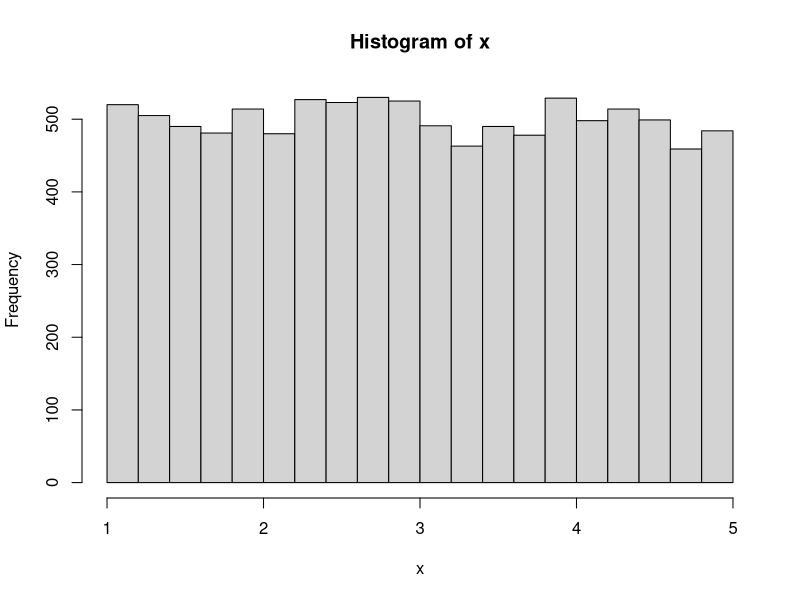
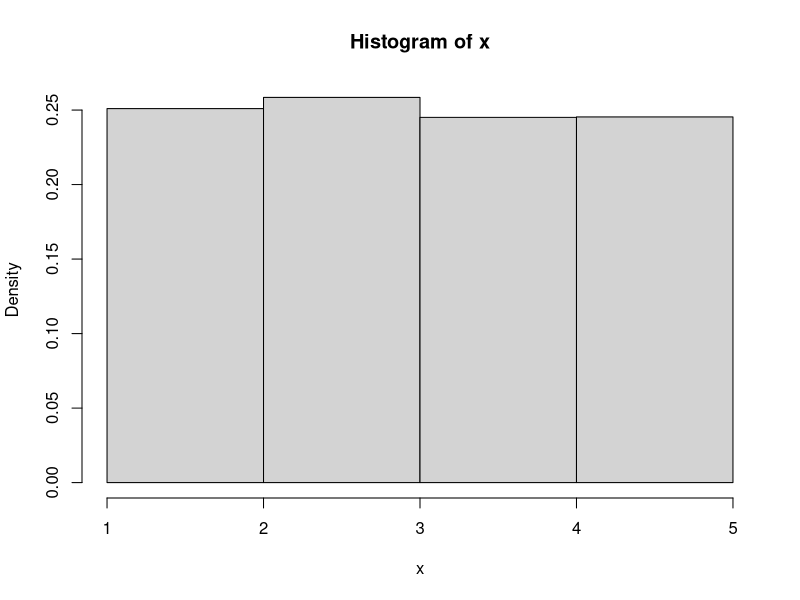
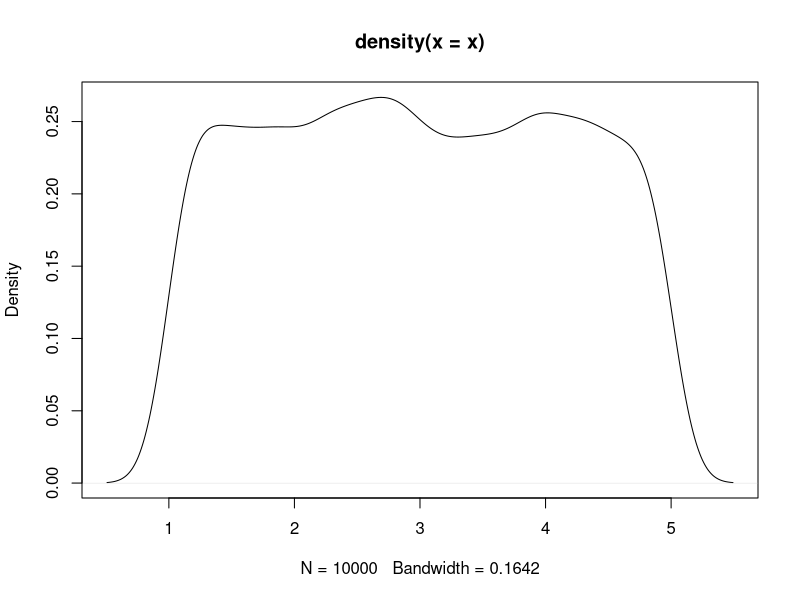
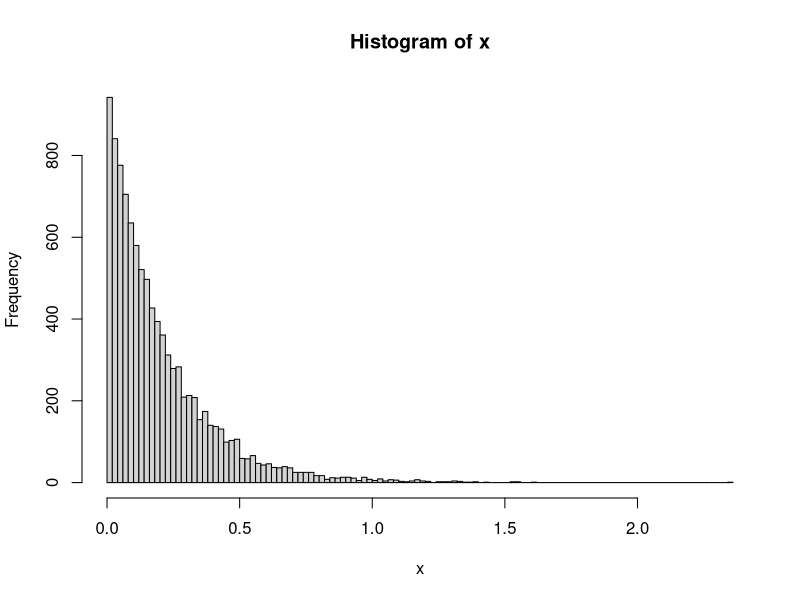
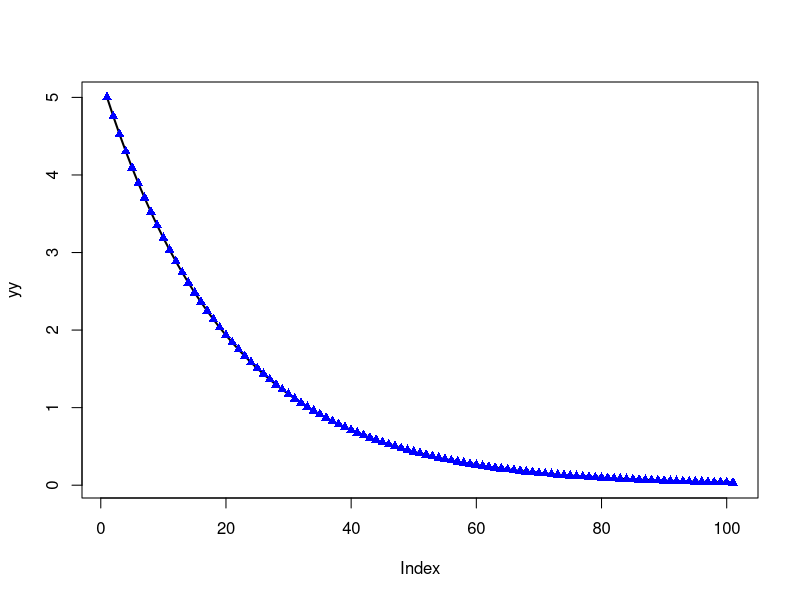
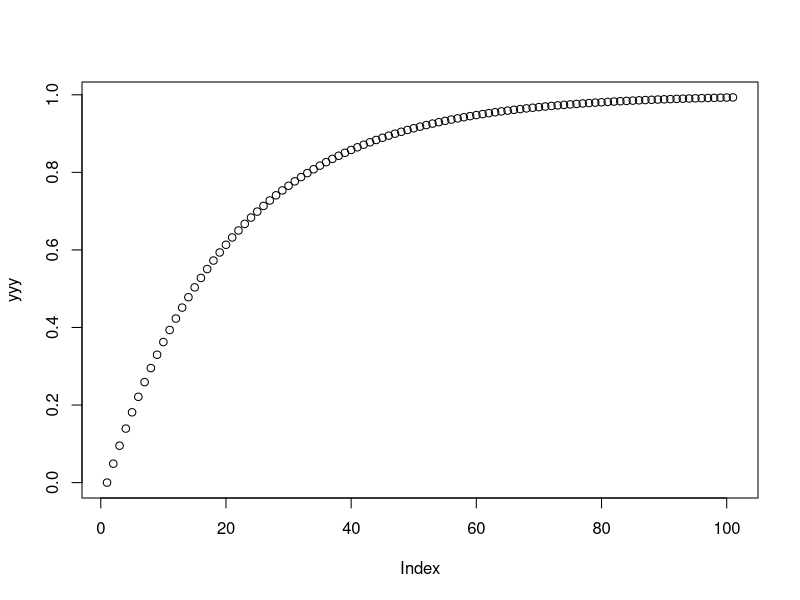
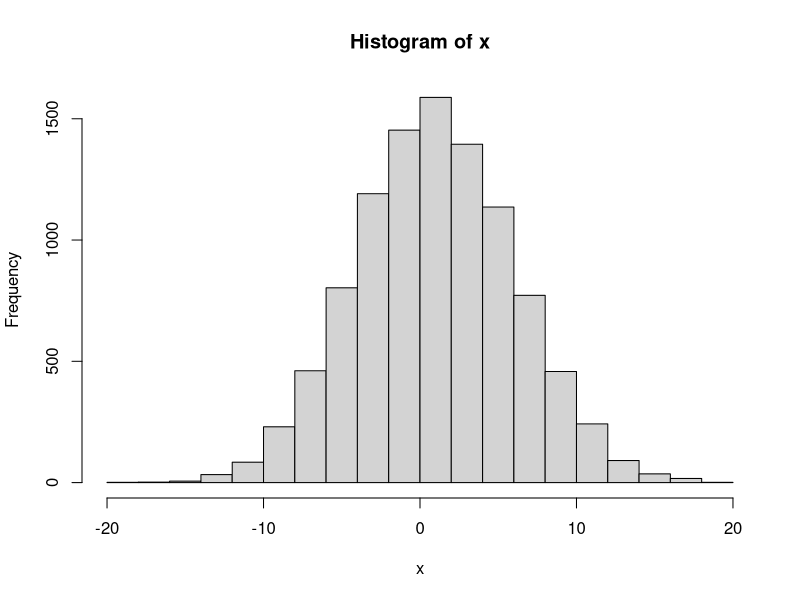
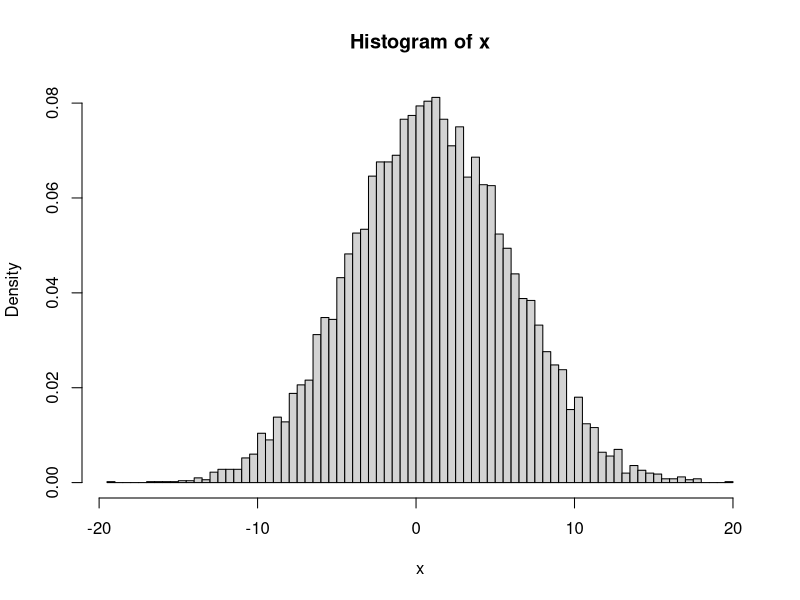

Reproduce these figures in R, in order.

#Here we will learn how to get probabilities for distributions. 
set.seed(2020) ## generates same random numbers 

dbinom(4,size=20,prob=0.3)
dbinom(0,size=20,prob=0.3)+dbinom(1,size=20,prob=0.3)+
dbinom(2,size=20,prob=0.3)+dbinom(3,size=20,prob=0.3)+
dbinom(4,size=20,prob=0.3)
pbinom(4,size=20,prob=0.3)##cdf at 4

ppois(4,lambda=2)##cdf at 4
ppois(4,lambda=2,lower=FALSE)
ppois(4,lambda=2)+ppois(4,lambda=2,lower=FALSE)


x<-runif(10000,1,5)
hist(x)
mean(x)
hist(x,nclass=5,prob=T)
plot(density(x))

pexp(2,rate=1/3)##cdf at 2
x<-rexp(10000,5)
mean(x)
hist(x,nclass=100)
y<-seq(0,1,0.01)
yy<-dexp(y,rate=5)
plot(yy,type="l",lwd=2) ##type="n" or "l"......
points(yy,col="blue",pch=17) #pch=......

y<-seq(0,1,0.01)
yyy<-pexp(y,rate=5)
plot(yyy)


pnorm(43, mean=23, sd=15.2)
x<-rnorm(10000,1,5) ### N(1,5^2)
mean(x)
var(x)
hist(x)
hist(x,nclass=100,probability=T)
plot(density(x))
pnorm(2.6,0,1)-pnorm(-0.6,0,1) ## P(Z < 2.6)-P(Z < -0.6)
pnorm(2.6,0,1) 
1-pnorm(0.53,0,1) ## 1-P(Z < 0.53) = P(Z > 0.53) 



2*(1-pt(1.67,24)) ##2*(1-P(T < 1.67))=2*P(T > 1.67)
x<-rt(10000,12) ### t with df=(12)
mean(x) ### E(X)=0 for t distribution
var(x) ### Var(X)=df/(df-2)
hist(x) 
hist(x,nclass=5,probability=T)
plot(density(x))




